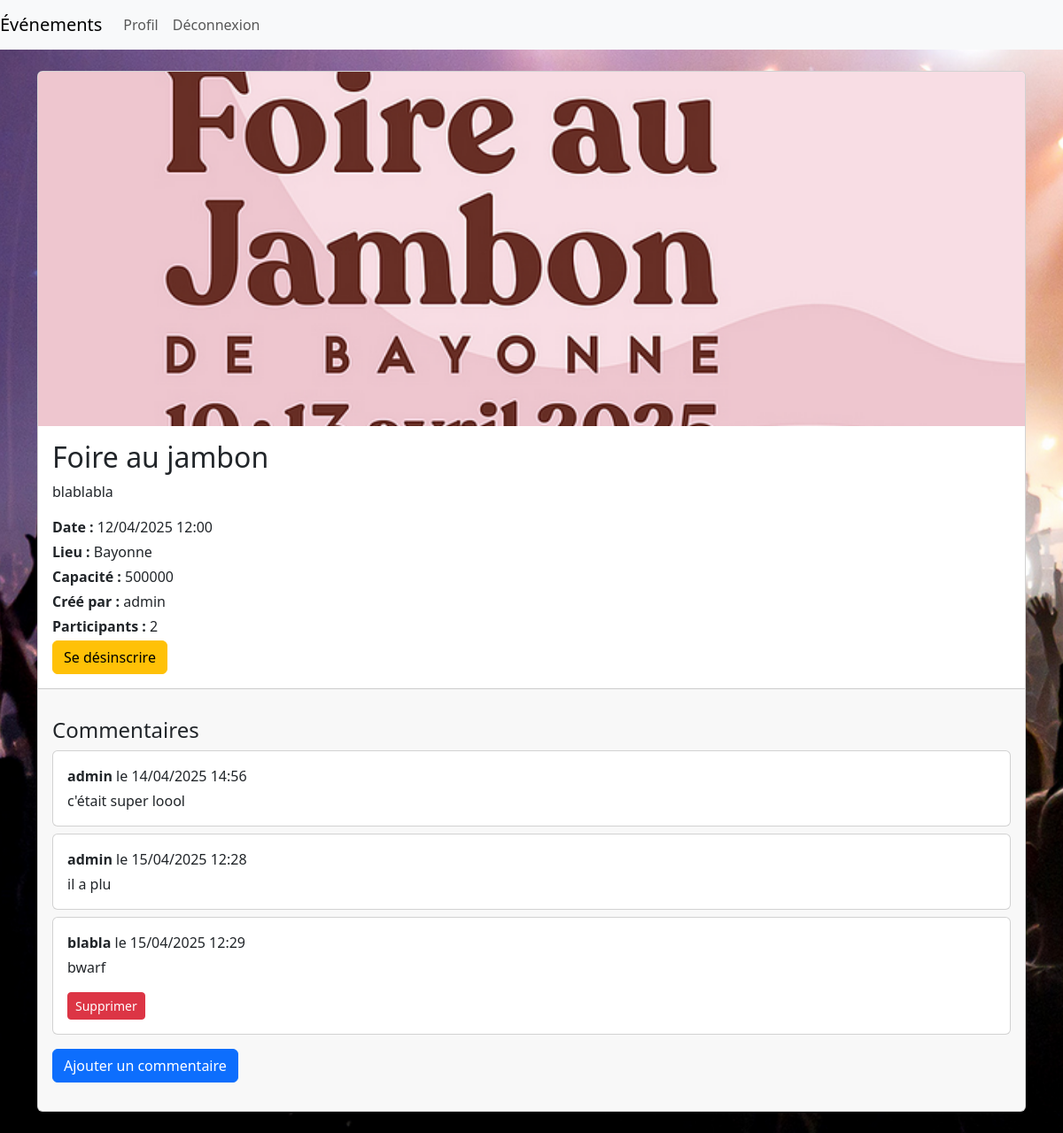
Page /event/1/ (signed in) on the committed database.
### events/models.py (models this page shows, shortened)
class Event(models.Model):
    title = models.CharField(max_length=200)
    description = models.TextField()
    date = models.DateTimeField()
    location = models.CharField(max_length=255)
    capacity = models.PositiveIntegerField()
    image = models.ImageField(upload_to='event_images/', blank=True, null=True)
    creator = models.ForeignKey(User, related_name='created_events', on_delete=models.CASCADE)
    participants = models.ManyToManyField(User, related_name='participating_events', blank=True)

### comments/models.py (models this page shows, shortened)
class Comment(models.Model):
    user = models.ForeignKey(User, on_delete=models.CASCADE)
    event = models.ForeignKey(Event, on_delete=models.CASCADE, related_name='comments')
    content = models.TextField()
    created_at = models.DateTimeField(auto_now_add=True)

### events/views.py (the view)
# urls.py: path('event/<int:pk>/', views.EventDetailView.as_view(), name='event_detail'),
class EventDetailView(DetailView):
    model = Event
    template_name = 'events/event_detail.html'
    context_object_name = 'event'

### events/templates/events/event_detail.html (shortened to what this page needs)
{% extends "base.html" %}
{% block content %}
  <div class="card mb-4">
    {% if event.image %}
      <img src="{{ event.image.url }}" class="card-img-top" alt="{{ event.title }}" style="max-height: 400px; object-fit: cover;">
    {% endif %}
    <div class="card-body">
      <h2 class="card-title">{{ event.title }}</h2>
      <p class="card-text">{{ event.description }}</p>
      <p class="mb-1"><strong>Date :</strong> {{ event.date|date:"d/m/Y H:i" }}</p>
      <p class="mb-1"><strong>Lieu :</strong> {{ event.location }}</p>
      <p class="mb-1"><strong>Capacité :</strong> {{ event.capacity }}</p>
      <p class="mb-1"><strong>Créé par :</strong> {{ event.creator.username }}</p>
      <p class="mb-1"><strong>Participants :</strong> {{ event.participants.count }}</p>
      {% if user.is_authenticated %}
        <div class="btn-group" role="group">
          {% if user in event.participants.all %}
            <a href="{% url 'unregister_event' event.pk %}" class="btn btn-warning">Se désinscrire</a>
          {% else %}
            <a href="{% url 'register_event' event.pk %}" class="btn btn-primary">S'inscrire</a>
          {% endif %}
        </div>
      {% endif %}
    </div>
    <div class="card-footer">
      {% include "comments/comment_list.html" with event=event %}
    </div>
  </div>
{% endblock %}

### comments/templates/comments/comment_list.html
<div class="mt-4 mb-4">
  <h4>Commentaires</h4>
  {% for comment in event.comments.all %}
    <div class="card mb-2">
      <div class="card-body">
        <p class="mb-1"><strong>{{ comment.user.username }}</strong> le {{ comment.created_at|date:"d/m/Y H:i" }}</p>
        <p class="card-text">{{ comment.content }}</p>
        {% if user == comment.user %}
          <a href="{% url 'delete_comment' comment.pk %}" class="btn btn-sm btn-danger">Supprimer</a>
        {% endif %}
      </div>
    </div>
  {% empty %}
    <p class="text-muted">Aucun commentaire pour cet événement.</p>
  {% endfor %}
  {% if user.is_authenticated %}
    <div class="mt-3">
      <a href="{% url 'add_comment' event.pk %}" class="btn btn-primary">Ajouter un commentaire</a>
    </div>
  {% else %}
    <p><em>Connectez-vous pour ajouter un commentaire.</em></p>
  {% endif %}
</div>

### static/css/style.css (style rules this page uses)
body { background: url("../images/event-bg-img.png") no-repeat center center fixed; background-size: cover; }

### rows in the picture
Event: image (picture), title "Foire au jambon", description "blablabla", date "12/04/2025 12:00", location "Bayonne", capacity "500000", creator.username "admin", participants.count "2"
Comment: user.username "admin", created_at "14/04/2025 14:56", content "c'était super loool"
Comment: user.username "admin", created_at "15/04/2025 12:28", content "il a plu"
Comment: user.username "blabla", created_at "15/04/2025 12:29", content "bwarf", shows "Supprimer"
